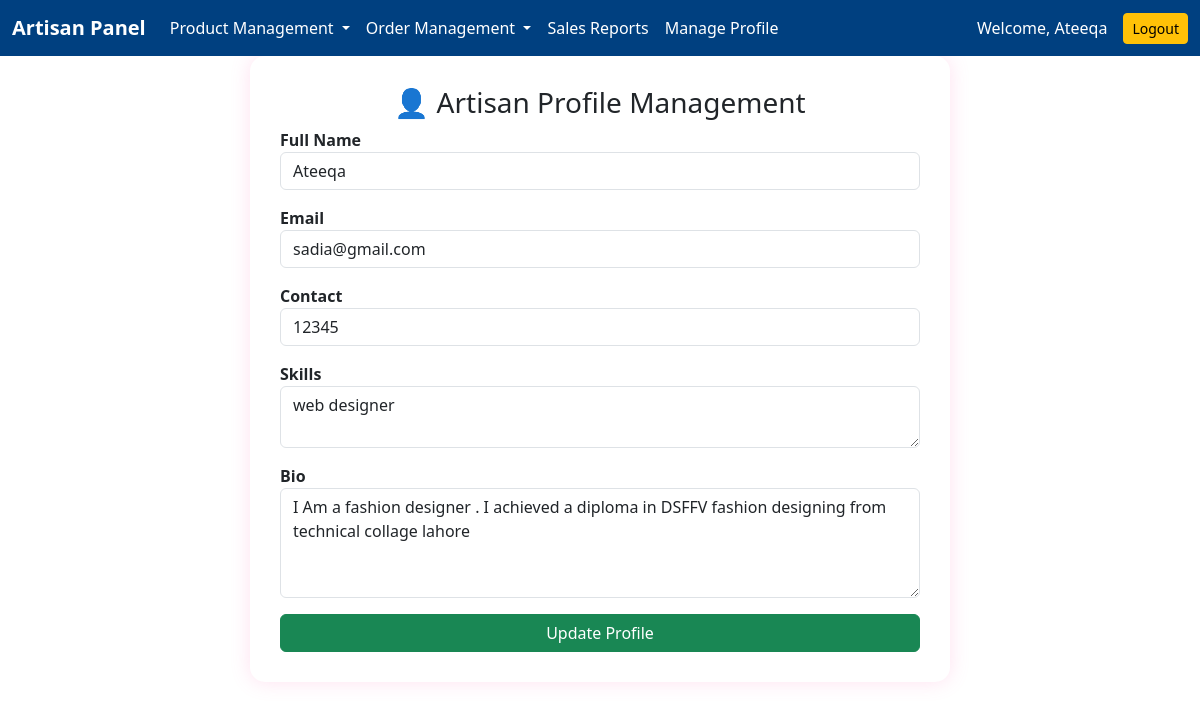
Page /artisan_profile.php (signed in) on the committed database.
### tables this page shows
CREATE TABLE `artisan` (
  `id` int(11) NOT NULL,
  `name` varchar(100) DEFAULT NULL,
  `email` varchar(100) DEFAULT NULL,
  `password` varchar(255) DEFAULT NULL,
  `contact` varchar(20) DEFAULT NULL,
  `skills` text DEFAULT NULL,
  `bio` text DEFAULT NULL,
  `created_at` timestamp NOT NULL DEFAULT current_timestamp(),
  `status` enum('active','suspended','banned') DEFAULT 'active'
);

### artisan_profile.php (the view, shortened to what this page needs)
<?php
include 'connection.php';
$artisan_id = $_SESSION['id'];
$result = $conn->query("SELECT * FROM artisan WHERE id = $artisan_id");
$artisan = $result->fetch_assoc();
?>
<!DOCTYPE html>
<html>
<head>
  <link href="https://cdn.jsdelivr.net/npm/bootstrap@5.3.0/dist/css/bootstrap.min.css" rel="stylesheet">
</head>
<body>
<?php include 'includes/navbar_saller.php'; ?>
<div class="profile-box">
  <h3>👤 Artisan Profile Management</h3>
  <form method="POST">
    <div class="mb-3">
      <label>Full Name</label>
      <input type="text" name="name" class="form-control" value="<?= htmlspecialchars($artisan['name']) ?>" required>
    </div>
    <div class="mb-3">
      <label>Email</label>
      <input type="email" name="email" class="form-control" value="<?= htmlspecialchars($artisan['email']) ?>" required>
    </div>
    <div class="mb-3">
      <label>Contact</label>
      <input type="text" name="contact" class="form-control" value="<?= htmlspecialchars($artisan['contact']) ?>" required>
    </div>
    <div class="mb-3">
      <label>Skills</label>
      <textarea name="skills" class="form-control" required><?= htmlspecialchars($artisan['skills']) ?></textarea>
    </div>
    <div class="mb-3">
      <label>Bio</label>
      <textarea name="bio" class="form-control" rows="4" placeholder="Add a short introduction or description..."><?= htmlspecialchars($artisan['bio'] ?? '') ?></textarea>
    </div>
    <button type="submit" name="update" class="btn btn-success w-100">Update Profile</button>
  </form>
</div>
</body>
</html>

### artisan_profile.php (style rules this page uses)
body { background-color: #fff0f5; }
.profile-box { max-width: 700px; margin: auto; background: #fff; padding: 30px; border-radius: 15px; box-shadow: 0 0 20px rgba(255, 105, 180, 0.2); }
h3 { text-align: center; color: #d63384; font-weight: bold; margin-bottom: 30px; }
label { font-weight: bold; }

### rows in the picture
artisan: name "Ateeqa", email "sadia@gmail.com", contact "12345", skills "web designer", bio "I Am a fashion designer . I achieved a diploma in DSFFV fashion designing from technical collage lahore"

### other values in the picture
$_SESSION['name'] "Ateeqa"
